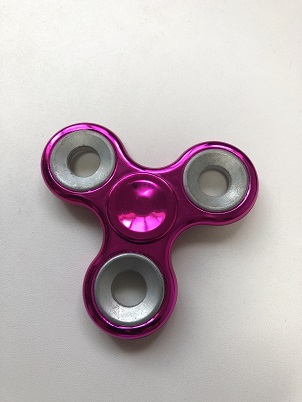
#> input picture eye_detection/chap2/img/spinner_small.jpg, 302 x 402 px
$ python adaptive_threshold.py
#> lines starting #> are read from the running program, lines starting #| are printed output that depends on the picture
#> in main, im is the input picture: PIL image 302x402 RGB; mean R, G, B 189.2, 178.1, 181.3
import os
from PIL import Image
import numpy as np

C = 12
img_fname = 'spinner_small.jpg'


def mean_c(im, c=10):
    # 7x7固定
#> called with c = 12
    N = 3
    FS = 7
    im_gray = im.convert('L')
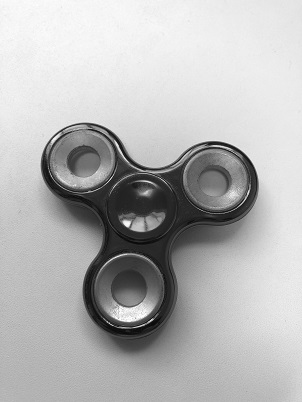
#> im_gray: PIL image 302x402 L; min 9, max 255, mean 181.8

    im_arr = np.asarray(im_gray)
    h, w = im_arr.shape
#> h = 402; w = 302
    dst = np.zeros((h-(N+1), w-(N+1)), dtype=np.uint8)
    dst_h, dst_w = dst.shape
#> dst_h = 398; dst_w = 298

    # 境界処理はしない。
    for y in range(dst_h):
        for x in range(dst_w):
            neighbors = im_arr[y:y+FS,x:x+FS]
            i = im_arr[y+N][x+N]
            thresh = np.mean(neighbors) - c

            if np.isnan(thresh):
                continue

            if i < thresh:
                dst[y][x] = 0
            else:
                dst[y][x] = 255
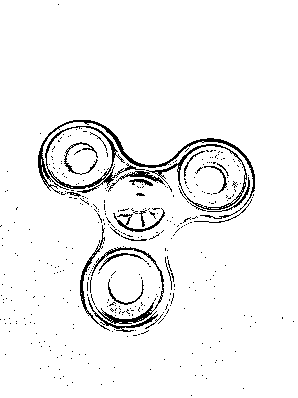
#> dst: shape (398, 298); 95.1% white; black in thin lines or dots


    new_im = Image.fromarray(dst, mode='L')

    return new_im

def main():
    im = Image.open(os.path.join('img', img_fname))
    gt = mean_c(im, C)
    gt.save(os.path.join('out', 'ada_mean_c.png'))


if __name__ == '__main__':
    main()

$ run again, with eye_detection/chap2/img/spinner.jpg copied over eye_detection/chap2/img/spinner_small.jpg
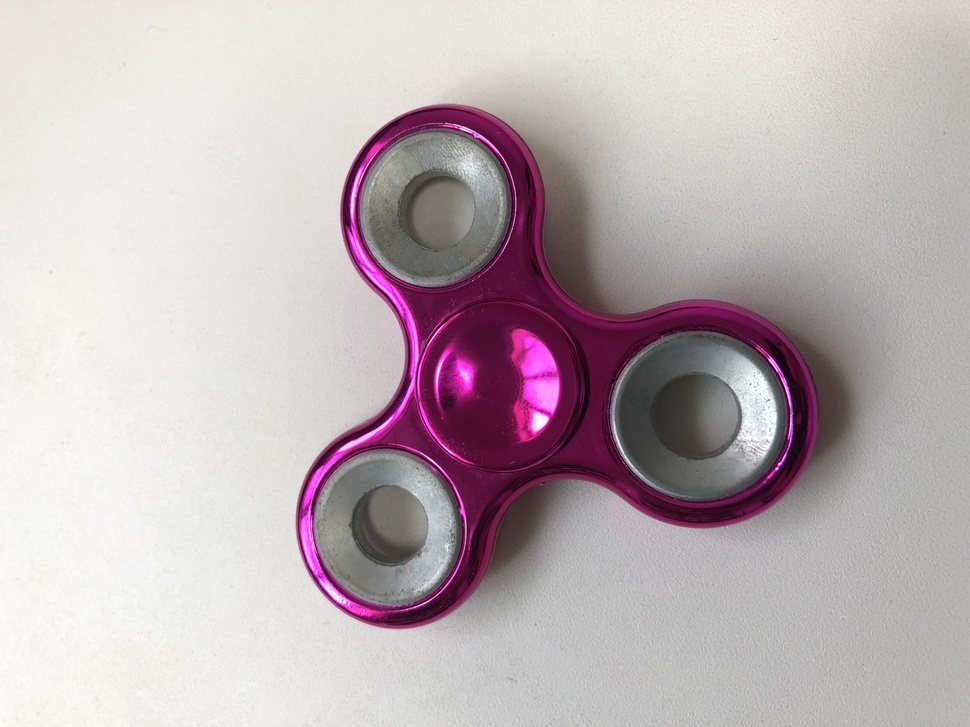
#> input picture eye_detection/chap2/img/spinner.jpg, 970 x 727 px, shrunk from 4032 x 3024 before the run
#> in main, im is the input picture: PIL image 970x727 RGB; mean R, G, B 189.8, 178.6, 181.8
#> in mean_c, `im_gray = im.convert('L')`:
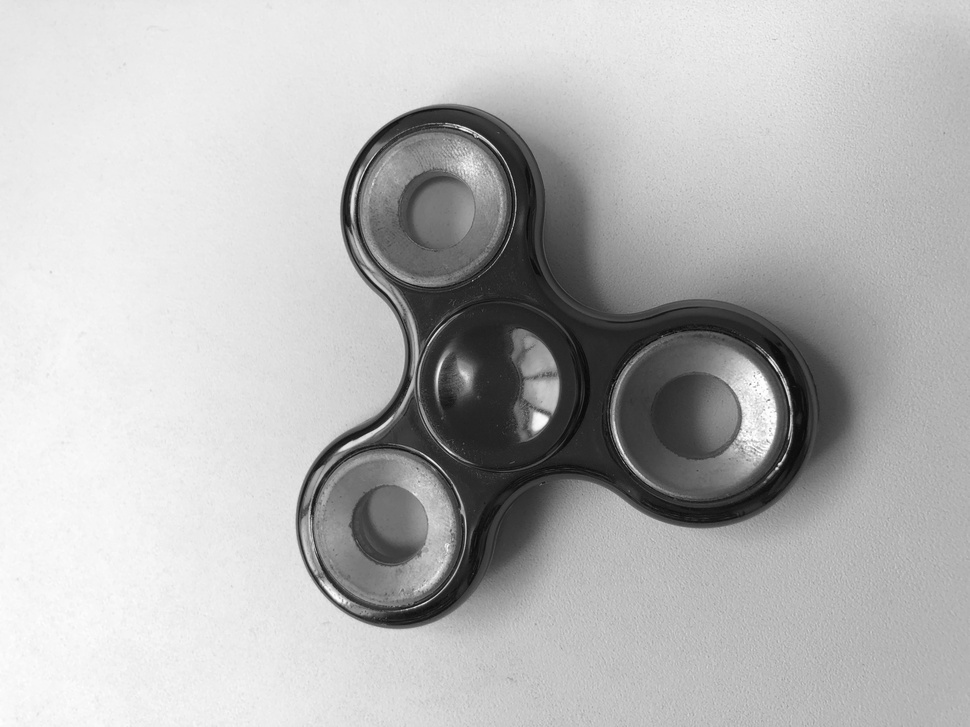
#> im_gray: PIL image 970x727 L; min 8, max 255, mean 182.4
#> after the loop in mean_c, `for y in range(dst_h):`:
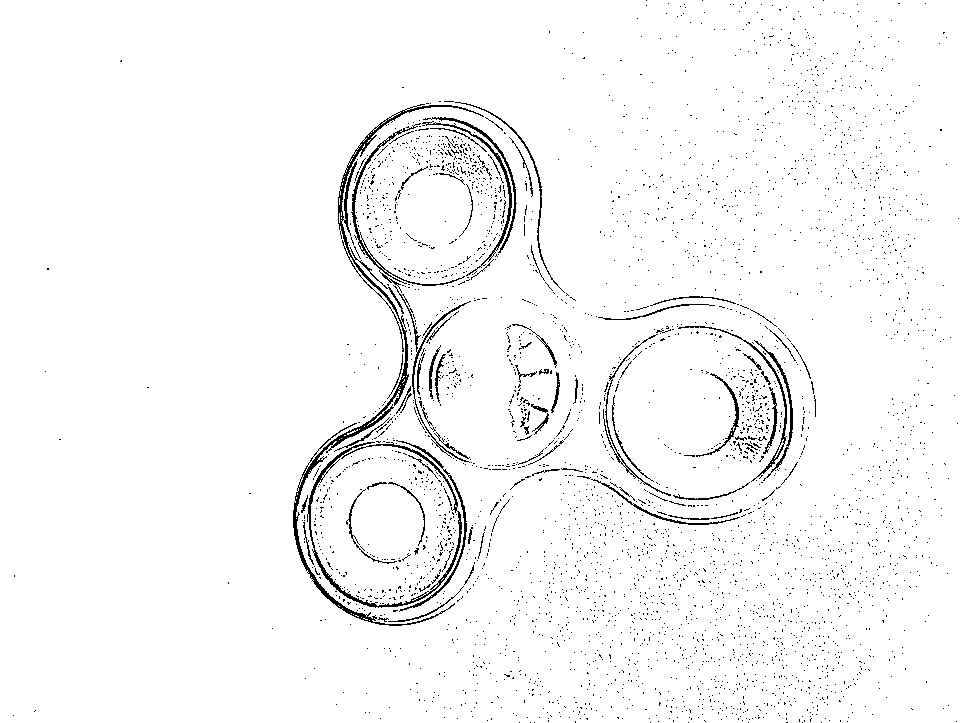
#> dst: shape (723, 966); 97% white; black in thin lines or dots
